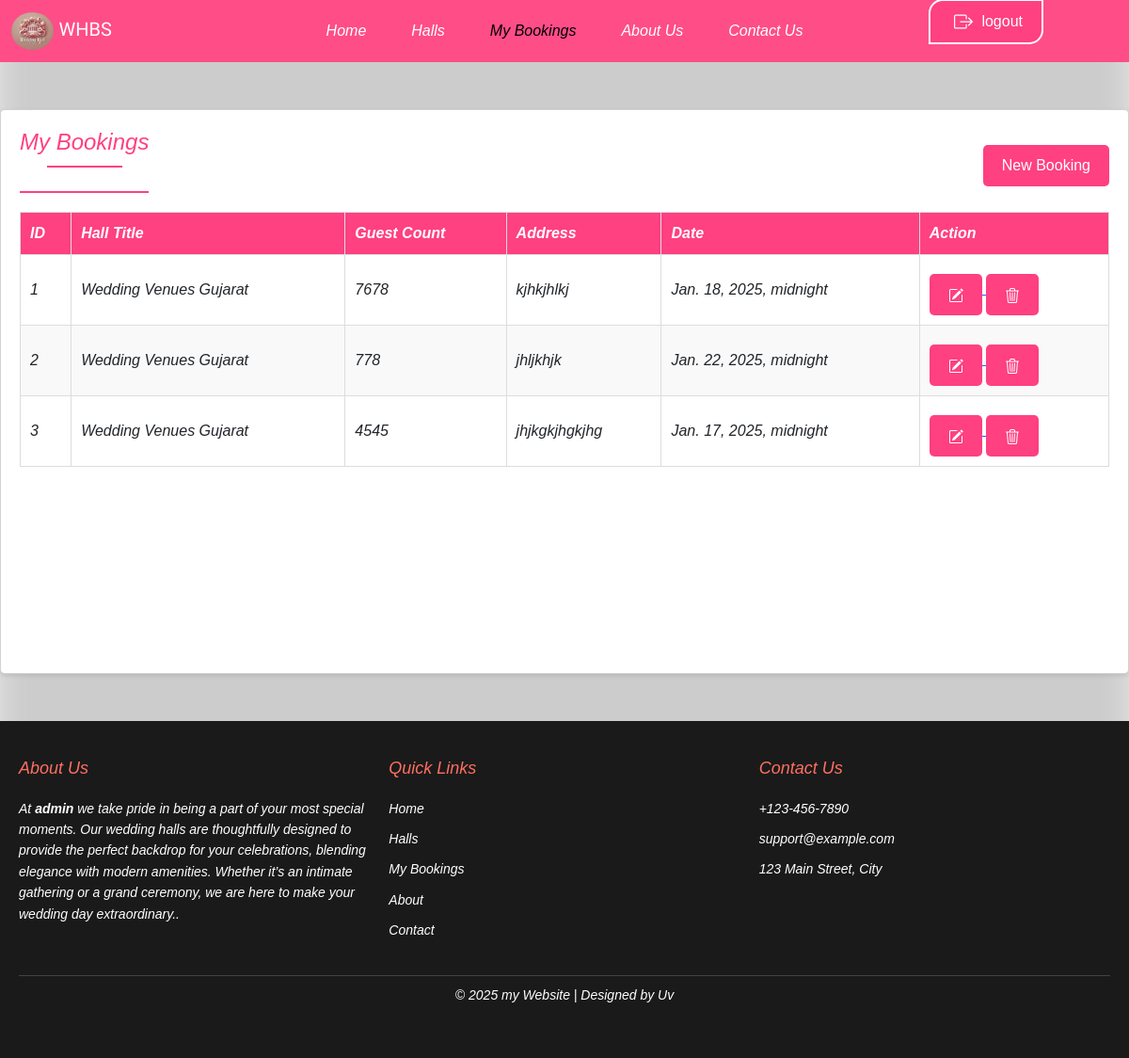
Screenshot of /my_bookings/ (signed in) with the database file from the repository.
### whbs_app/models.py (models this page shows, shortened)
class Booking(models.Model):
    user = models.ForeignKey(User, on_delete=models.CASCADE)  # Reference to the User who made the booking
    hall = models.ForeignKey(Hall, on_delete=models.CASCADE)  # Reference to the Hall being booked
    guest_count = models.IntegerField()  # Number of guests for the booking
    address = models.TextField()  # Address for the booking (where the event is taking place)
    booking_date = models.DateTimeField(auto_now_add=False)  # The date when the booking is made

class Hall(models.Model):
    title = models.CharField(max_length=200)  # Title of the hall
    description = models.TextField()  # Description of the hall
    price = models.DecimalField(max_digits=10, decimal_places=2)  # Price of the hall for booking
    image = models.ImageField(upload_to='halls/')  # Image of the hall
    services = models.CharField(max_length=200)  # Services available at the hall
    date = models.DateTimeField(default=timezone.now)  # Date when the hall was added

### whbs_app/views.py (the view)
# urls.py: path('my_bookings/', my_bookings, name='my_bookings'),  # Display the list of user's bookings
@login_required(login_url='login')
def my_bookings(request):
    bookings = Booking.objects.filter(user=request.user)  # Get all bookings made by the logged-in user
    return render(request, 'whbs/my_bookings.html', {'bookings': bookings})  # Render the 'my_bookings.html' page with bookings data

### whbs_app/templates/whbs/my_bookings.html (shortened to what this page needs)
{% load static %}
<!doctype html>
<html lang="en">
  <head>
    <link href="https://cdn.jsdelivr.net/npm/bootstrap@5.3.3/dist/css/bootstrap.min.css" rel="stylesheet">
    <link href="{% static 'css/style.css' %}" rel="stylesheet">
  </head>
  <body>
    <nav class="navbar navbar-expand-lg backColor">
      <div class="container-fluid">
        <a class="navbar-brand myAnim" href="{% url 'home' %}">
          <img src="{% static 'images/whbs_logo.webp' %}" class="logoimg">
          <span class="agbalumo-regular">WHBS</span>
        </a>
        <div class="collapse navbar-collapse" id="navbarSupportedContent">
          <ul class="navbar-nav me-auto mb-2 mb-lg-0 position-absolute top-50 start-50 translate-middle">
            <li class="nav-item">
              <a class="nav-link my-2 mx-3" href="{% url 'home' %}">Home</a>
            </li>
            <li class="nav-item">
              <a class="nav-link my-2 mx-3" href="{% url 'halls' %}">Halls</a>
            </li>
            <li class="nav-item">
               <a class="nav-link my-2 mx-3 activ" href="{% url 'my_bookings' %}">My Bookings</a>
            </li>
            <li class="nav-item">
              <a class="nav-link my-2 mx-3" href="{% url 'about' %}">About Us</a>
            </li>
            <li class="nav-item">
              <a class="nav-link my-2 mx-3" href="{% url 'contact' %}">Contact Us</a>
            </li>
          </ul>
        </div>
        {% if user.is_authenticated %}
        <a href="{% url 'logout' %}">
          <button class="btn btn-outline-success position-absolute translate-middle">
            logout
          </button>
        </a>
        {% else %}
        <a href="{% url 'login' %}">
          <button class="btn btn-outline-success position-absolute translate-middle">Login</button>
        </a>
        {% endif %}
      </div>
    </nav>
    <div class="container card">
      <div class="container-2">
        <div class="header">
          <h2>My Bookings</h2>
          <a href="{% url 'halls' %}">
            <button class="btn new-booking">New Booking</button>
          </a>
        </div>
        <table class="bookings-table">
          <thead>
            <tr>
              <th>ID</th>
              <th>Hall Title</th>
              <th>Guest Count</th>
              <th>Address</th>
              <th>Date</th>
              <th>Action</th>
            </tr>
          </thead>
          <tbody>
            {% for booking in bookings %}
            <tr>
              <td>{{ forloop.counter }}</td>
              <td>{{ booking.hall.title }}</td>
              <td>{{ booking.guest_count }}</td>
              <td>{{ booking.address }}</td>
              <td>{{ booking.booking_date }}</td>
              <td>
                <a href="{% url 'edit_booking' booking.id %}">
                  <button type="button" class="btn btn-primary">
                  </button>
                </a>
                <a href="{% url 'delete_booking' booking.id %}">
                  <button type="button" class="btn btn-outline-danger">
                  </button>
                </a>
              </td>
            </tr>
            {% endfor %}
          </tbody>
        </table>
      </div>
    </div>
    <footer class="footer">
        <div class="footer-container">
            <div class="footer-section">
                <h3>About Us</h3>
                <p>At <b> {{user.username}}</b> we take pride in being a part of your most special moments. Our wedding halls are thoughtfully designed to provide the perfect backdrop for your celebrations, blending elegance with modern amenities. Whether it’s an intimate gathering or a grand ceremony, we are here to make your wedding day extraordinary..</p>
            </div>
            <div class="footer-section">
                <h3>Quick Links</h3>
                <ul>
                    <li><a href="{% url 'home'%}">Home</a></li>
                    <li><a href="{% url 'halls'%}">Halls</a></li>
                    <li><a href="{% url 'my_bookings'%}">My Bookings</a></li>
                    <li><a href="{% url 'about'%}">About</a></li>
                    <li><a href="{% url 'contact'%}">Contact</a></li>
                </ul>
            </div>
            <div class="footer-section">
                <h3>Contact Us</h3>
                <ul>
                    <li> +123-456-7890</li>
                    <li> support@example.com</li>
                    <li> 123 Main Street, City</li>
                </ul>
            </div>
        </div>
        <div class="footer-bottom">
            <p>&copy; 2025 my Website | Designed by Uv</p>
        </div>
    </footer>
  </body>
</html>

### whbs_app/static/css/style.css (style rules this page uses)
.agbalumo-regular { font-family: "Agbalumo", serif; font-weight: 400; font-style: normal; color: white; }
body { background-color: #e6e6e6; margin: 0; padding: 0; font-family: "Playwrite AU SA", serif; font-optical-sizing: auto; font-weight: weight; font-style:oblique; }
.backColor { background-color: #ff4d88; }
.logoimg { border-radius: 50%; height: 40px; width: 45px; }
.nav-link { color: white; }
.activ { color: #000000; border-color: none; }
.footer { background-color: #1a1a1a; color: #fff; padding: 40px 20px; position: relative; bottom: 0; width: 100%; }
.footer-container { display: flex; justify-content: space-between; flex-wrap: wrap; gap: 20px; }
.footer-section { flex: 1 1 30%; min-width: 250px; }
.footer-section h3 { font-size: 18px; margin-bottom: 20px; color: #ff6f61; }
.footer-section p { font-size: 14px; line-height: 1.6; }
.footer-section ul { list-style: none; padding: 0; }
.footer-section ul li { margin: 10px 0; font-size: 14px; line-height: 1.6; }
.footer-section ul li a { color: #fff; text-decoration: none; transition: color 0.3s; }
.footer-bottom { text-align: center; margin-top: 20px; border-top: 1px solid #444; padding-top: 10px; font-size: 14px; }
.card { position: relative; width: 300px; border-radius: 15px; overflow: hidden; box-shadow: 0 8px 16px rgba(0, 0, 0, 0.2); backdrop-filter: blur(10px); background: rgba(255, 255, 255, 0.7); transition: transform 0.3s, box-shadow 0.3s; }
body::before { content: ''; position: absolute; top: 0; left: 0; width: 100%; height: 100%; background-image: url('https://via.placeholder.com/1920x1080'); background-size: cover; background-position: center; filter: blur(15px); z-index: -1; }
.container { height: 75vh; width: 100vw; }
.btn-outline-success { right: 30px; bottom: -4.7px; }
body { font-family: Arial, sans-serif; background-color: #f5f5f5; margin: 0; padding: 0; }
.container { max-width: 1200px; margin: 50px auto; background-color: #fff; padding: 20px; border-radius: 5px; box-shadow: 0 2px 5px rgba(0, 0, 0, 0.1); }
.header { display: flex; justify-content: space-between; align-items: center; margin-bottom: 20px; }
.header h2 { margin: 0; color: #ff4081; }
.btn.new-booking { background-color: #ff4081; color: #fff; border: none; padding: 10px 20px; border-radius: 5px; cursor: pointer; }
.bookings-table { width: 100%; border-collapse: collapse; margin-bottom: 20px; }
.bookings-table thead { background-color: #ff4081; color: #fff; }
.bookings-table th, .bookings-table td { text-align: left; padding: 10px; border: 1px solid #ddd; }
.bookings-table tbody tr:nth-child(even) { background-color: #f9f9f9; }
.card { background-color: #fff; border-radius: 5px; box-shadow: 0 2px 5px rgba(0, 0, 0, 0.1); padding: 20px; flex: 1; min-width: 300px; }
.card h2 { margin-top: 0; color: #ff4081; border-bottom: 2px solid #ff4081; padding-bottom: 5px; }
.btn { background-color: #ff4081; color: #fff; border: none; padding: 10px 20px; font-size: 16px; border-radius: 5px; cursor: pointer; margin-top: 10px; align-self: flex-end; }
body { font-family: Arial, sans-serif; background-color: #e8e8e8; margin: 0; padding: 0; }
h2 { font-size: 24px; color: #333; margin-bottom: 10px; }
h2::after { content: ""; display: block; width: 80px; height: 2px; background-color: #ff4081; margin: 10px auto 20px; }
.btn-outline-success { color: #ffffff; border-radius: 15px 0 15px 0; border: 2px solid rgb(255, 255, 255); top: 18px; }
.myAnim { animation: myAnim 3s ease 0s 1 normal forwards; }
.nav-item { animation: navani 3s ease 0s 1 normal forwards; }
.card { animation: cardani 2s ease 0s 1 normal forwards; }

### rows the page displays
Booking: hall "Wedding Venues Gujarat", guest_count "7678", address "kjhkjhlkj", booking_date "Jan. 18, 2025, midnight"
Booking: hall "Wedding Venues Gujarat", guest_count "778", address "jhljkhjk", booking_date "Jan. 22, 2025, midnight"
Booking: hall "Wedding Venues Gujarat", guest_count "4545", address "jhjkgkjhgkjhg", booking_date "Jan. 17, 2025, midnight"

### other values shown
{{ user.username }} "admin"
